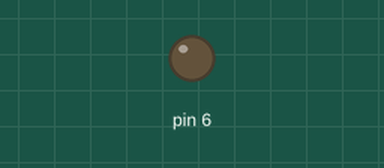
Recording of a sketch running on a simulated Arduino Uno, built with avr-gcc and run on an emulated ATmega328P. On the bench: output pins drawn as LEDs (lit = HIGH).

Above: at 1.22 s.
At 29.73 s:
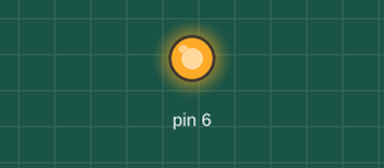
Timing chart, 0 to 30.0 s (numbered marks = the images above):
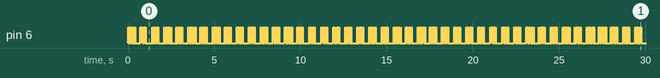

Measured:
- by itself, pin 6: moves between LOW and HIGH, repeating every 23.0 s

The sketch:

mod1_2.ino
```cpp
#define CDSPIN A1
#define BRIGHT 512
#define DARK 300

#define midlight 8
uint16_t SUN;
uint16_t SUN1;
uint16_t SUN2;
uint16_t SUN3;
#define leftlight 11
#define rightlight 12

#define midtail 6
#define lefttail 9
#define righttail

uint32_t T_cds = 0;
uint32_t t1 = 0; //溢位的話就不會閃爍了
uint32_t t2 = 0;
uint32_t t3 = 0;


/*
  range
  uint8  : 0 ~ 255
  uint16 : 0 ~ 65535
  uint32 : 0 ~ 4294967295
  uint64 : 0 ~ 18446744073709551615
  int8   : -128 ~ 127
  int16  : -32768 ~ 32767
  int32  : -2147483648 ~ 2147483647
  int64  : -9223372036854775808 ~ 9223372036854775807
*/
void setup() {
  pinMode(6, OUTPUT);
  Serial.begin(9600);
}

void loop() {
  switch ( 1) {
    case 3:  //白天
    /*
      flash1(4000, midlight, 70);
      flash3(840, 480, 130, midtail, 20);
      */
      break;

    case 2:  //傍晚
      flash1(400, midlight, 70 );
      flash3(840, 480, 130, midtail, 20);
      break;

    case 1:  //晚上
      flash3(700, 400, 100, midtail, 20);
      digitalWrite (midlight, HIGH);   //記得去定義其他沒用的LED腳位為LOW
      break;


  }

}
```

CdS_sensor.ino
```cpp
uint8_t CDS() {
  T_cds = millis();
  SUN1 = analogRead(CDSPIN);
  if (T_cds + 1500 > millis() > T_cds + 2000) {
    SUN2 = analogRead(CDSPIN);
  }
  if (T_cds + 3500 > millis() > T_cds + 4000) {
    SUN3 = analogRead(CDSPIN);
  }
  SUN = ( SUN1 + SUN2 + SUN3) / 3;

  if (SUN < DARK) {
    return 1;
  }
  if (DARK < SUN < BRIGHT) {
    return 2;
  }
  if (BRIGHT < SUN) {
    return 3;
  }

}
```

flash.ino
```cpp
void flash1(uint16_t FRE, uint8_t  PIN, uint16_t  DUR) {

  if (millis() % FRE < 5) {
    digitalWrite (PIN, HIGH);
    t1 = millis();
    //Serial.println(millis());
  }
  if (millis() > t1 + DUR) {
    digitalWrite (PIN, LOW);
  }
}

void flash2(uint16_t FRE, uint8_t  PIN, uint16_t  DUR) {

  if (millis() % FRE == 0) {
    digitalWrite (PIN, HIGH);
    t2 = millis();
    //Serial.println(millis());
  }
  if (millis() == t2 + DUR) {
    digitalWrite (PIN, LOW);
  }
}
void flash3(uint16_t BIGFRE,uint16_t HOWMANY,uint16_t SMALLFRE, uint8_t  PIN, uint16_t  DUR){
if ((millis() % BIGFRE < HOWMANY) && (millis() % BIGFRE) % SMALLFRE < 5) {
      digitalWrite (PIN, HIGH);
      t3 = millis();
    }
    if (millis() > t3 + DUR) {
      digitalWrite (PIN, LOW);
    }
}
```
